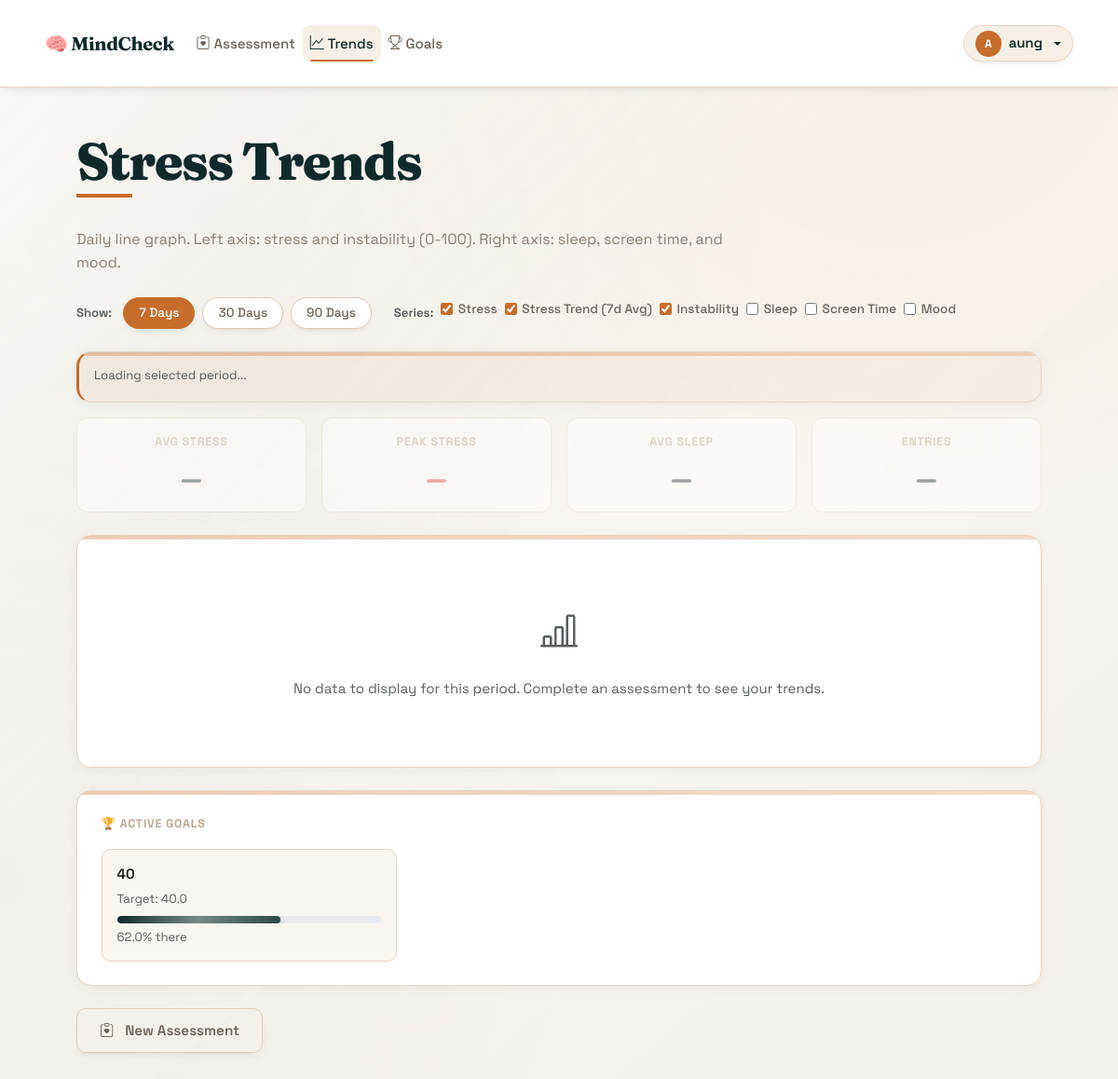
The app's page /history (signed in), older data.
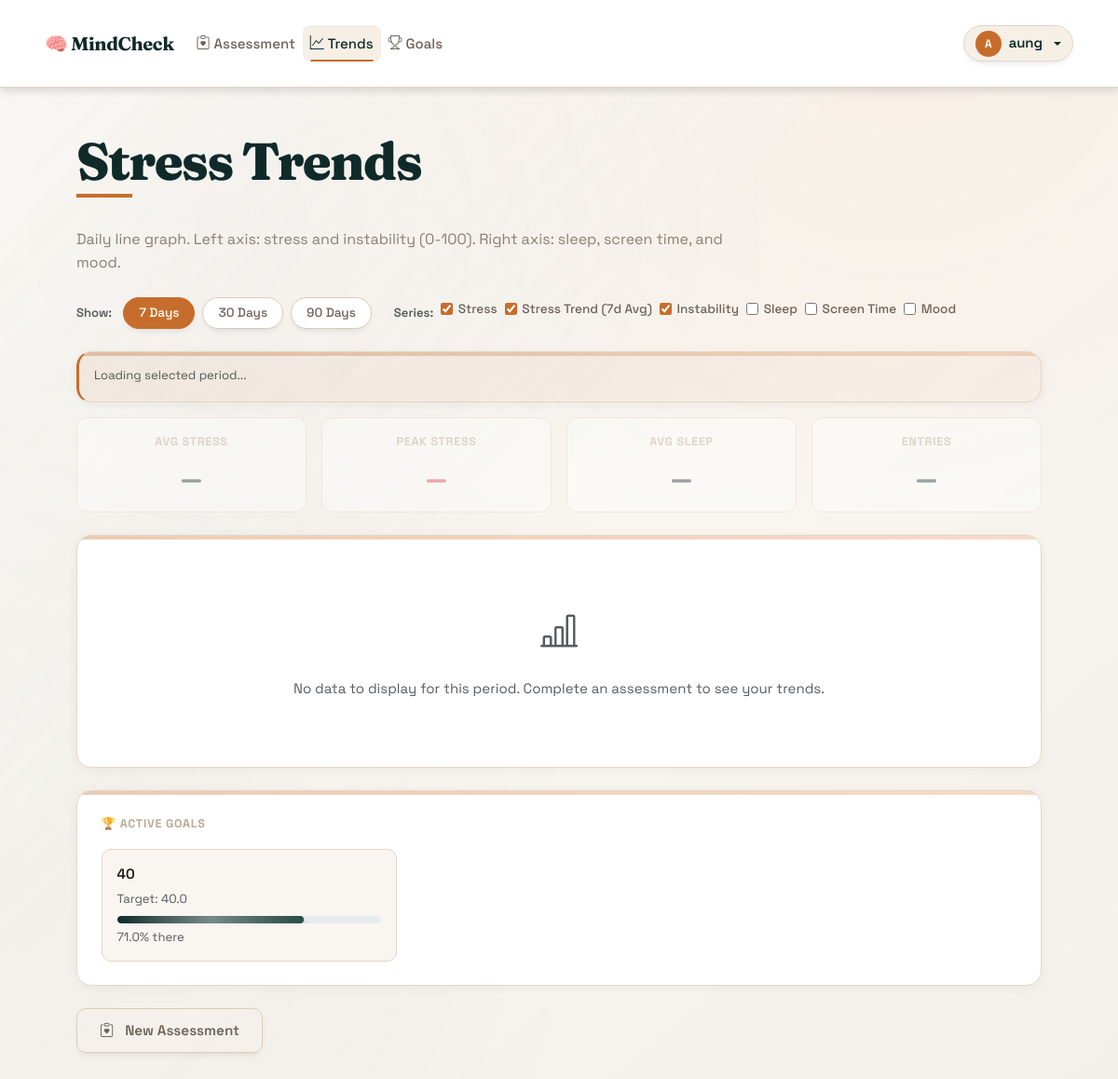
The same page, newer data.
### database.py (models this page shows, shortened)
class User(UserMixin, db.Model):
    __tablename__ = 'users'
    id = db.Column(db.Integer, primary_key=True)
    username = db.Column(db.String(80), unique=True, nullable=False, index=True)
    email = db.Column(db.String(120), unique=True, nullable=False, index=True)
    password_hash = db.Column(db.String(255), nullable=False)
    created_at = db.Column(db.DateTime, default=datetime.utcnow)
    goals = db.relationship('Goal', backref='user', lazy=True, cascade='all, delete-orphan')
    assessments = db.relationship('AssessmentEntry', backref='user', lazy=True, cascade='all, delete-orphan')

class Goal(db.Model):
    __tablename__ = 'goals'
    id = db.Column(db.Integer, primary_key=True)
    user_id = db.Column(db.Integer, db.ForeignKey('users.id'), nullable=False)
    goal_type = db.Column(db.String(50), nullable=False)  # 'avg_stress', 'peak_stress', 'streak_days'
    description = db.Column(db.String(255))
    target_value = db.Column(db.Float, nullable=False)
    current_value = db.Column(db.Float, default=0.0)
    deadline = db.Column(db.Date, nullable=True)
    created_at = db.Column(db.DateTime, default=datetime.utcnow)
    completed_at = db.Column(db.DateTime, nullable=True)
    status = db.Column(db.String(20), default='active')
    def calculate_progress(self):
        if self.goal_type in ['avg_stress', 'peak_stress']:
            if self.current_value <= self.target_value:
                return 100.0
            max_stress = 100.0  # Assuming stress is 0-100
            progress = max(0, (max_stress - self.current_value) / (max_stress - self.target_value) * 100)
            return min(100.0, progress)
        elif self.goal_type == 'streak_days':
            progress = (self.current_value / self.target_value) * 100
            return min(100.0, progress)
        return 0.0

### app.py (the view)
@app.route('/history')
@login_required
def history():
    history_data = _load_history_entries_for_user(current_user.id)
    active_goals = Goal.query.filter_by(user_id=current_user.id, status='active').all()
    has_unsaved_result = ('wizard_result' in session and 'wizard_saved_entry_id' not in session)
    return render_template('history.html',
                           history_data=history_data,
                           user=current_user,
                           goals=active_goals,
                           has_unsaved_result=has_unsaved_result)

### app.py (called while the page is built, shortened)
@login_manager.user_loader
def load_user(user_id):
    return User.query.get(int(user_id))

def _load_history_entries_for_user(user_id):
    db_entries = AssessmentEntry.query.filter_by(user_id=user_id).order_by(AssessmentEntry.created_at.asc()).all()
    db_history = [entry.to_history_dict() for entry in db_entries]
    json_history = StressHistory(user_id=user_id).load_history()
    if not db_history:
        return json_history
    if not json_history:
        return db_history

### stress_history.py (called while the page is built)
    def load_history(self):
        if not os.path.exists(self.history_file):
            return []
        try:
            with open(self.history_file, 'r') as f:
                return json.load(f)
        except (json.JSONDecodeError, IOError):
            return []

### templates/history.html (shortened to what this page needs)
{% extends "base.html" %}
{% block content %}
<div class="container py-5">
    <div class="page-header stack mb-4">
        <h1>Stress Trends</h1>
        <p class="page-subtitle">Daily line graph. Left axis: stress and instability (0-100). Right axis: sleep, screen time, and mood.</p>
    </div>
    <div class="d-flex flex-wrap gap-2 mb-4 align-items-center">
        <span class="text-muted small fw-600 me-1">Show:</span>
        <button class="btn btn-filter active" data-days="7" id="f7">7 Days</button>
        <button class="btn btn-filter" data-days="30" id="f30">30 Days</button>
        <button class="btn btn-filter" data-days="90" id="f90">90 Days</button>
        <span class="ms-3 text-muted small fw-600">Series:</span>
        <label class="series-toggle"><input type="checkbox" checked data-series="0"> Stress</label>
        <label class="series-toggle"><input type="checkbox" checked data-series="1"> Stress Trend (7d Avg)</label>
        <label class="series-toggle"><input type="checkbox" checked data-series="2"> Instability</label>
        <label class="series-toggle"><input type="checkbox" data-series="3"> Sleep</label>
        <label class="series-toggle"><input type="checkbox" data-series="4"> Screen Time</label>
        <label class="series-toggle"><input type="checkbox" data-series="5"> Mood</label>
    </div>
    <div class="result-card chart-info-card mb-3">
        <div class="small text-muted mb-1" id="rangeInfo">Loading selected period...</div>
    </div>
    <div class="row g-3 mb-4" id="statsRow">
        <div class="col-6 col-md-3">
            <div class="stat-mini-card text-center">
                <div class="label">Avg Stress</div>
                <div class="mini-score" id="avgStress">–</div>
            </div>
        </div>
        <div class="col-6 col-md-3">
            <div class="stat-mini-card text-center">
                <div class="label">Peak Stress</div>
                <div class="mini-score text-danger" id="peakStress">–</div>
            </div>
        </div>
        <div class="col-6 col-md-3">
            <div class="stat-mini-card text-center">
                <div class="label">Avg Sleep</div>
                <div class="mini-score" id="avgSleep">–</div>
            </div>
        </div>
        <div class="col-6 col-md-3">
            <div class="stat-mini-card text-center">
                <div class="label">Entries</div>
                <div class="mini-score" id="entryCount">–</div>
            </div>
        </div>
    </div>
    <div class="result-card chart-card mb-4">
        <div id="noDataMsg" class="text-center py-5 text-muted" style="display:none;">
            <i class="bi bi-bar-chart-line fs-1 mb-3 d-block"></i>
            No data to display for this period. Complete an assessment to see your trends.
        </div>
    </div>
    {% if goals %}
    <div class="result-card mb-4">
        <div class="label mb-3">🏆 Active Goals</div>
        <div class="row g-3">
            {% for goal in goals %}
            <div class="col-md-4">
                <div class="goal-mini-card">
                    <div class="fw-600 mb-1">{{ goal.description or goal.goal_type }}</div>
                    <div class="small text-muted">Target: {{ goal.target_value }}</div>
                    <div class="progress mt-2" style="height:8px; border-radius:99px;">
                        <div class="progress-bar bg-accent" style="width: {{ goal.calculate_progress()|round(0) }}%;">
                        </div>
                    </div>
                    <div class="small text-muted mt-1">{{ goal.calculate_progress()|round(0) }}% there</div>
                </div>
            </div>
            {% endfor %}
        </div>
    </div>
    {% endif %}
    <a href="{{ url_for('assess_step1') }}" class="btn btn-wizard-ghost">
        <i class="bi bi-clipboard-heart me-1"></i> New Assessment
    </a>
</div>
{% endblock %}

### templates/base.html (shortened to what this page needs)
<!DOCTYPE html>
<html lang="en">
<head>
    <link href="https://cdn.jsdelivr.net/npm/bootstrap@5.3.3/dist/css/bootstrap.min.css" rel="stylesheet">
    <link href="https://cdn.jsdelivr.net/npm/bootstrap-icons@1.11.3/font/bootstrap-icons.css" rel="stylesheet">
    <link rel="stylesheet" href="{{ url_for('static', filename='style.css') }}">
</head>
<body>
    <nav class="navbar navbar-expand-md navbar-light sticky-top app-nav">
        <div class="container-fluid nav-inner">
            <a class="navbar-brand brand" href="{{ url_for('home') }}">
                🧠 MindCheck
            </a>
            <div class="collapse navbar-collapse" id="mainNav">
                <ul class="navbar-nav me-auto mb-2 mb-md-0">
                    {% if current_user.is_authenticated %}
                    <li class="nav-item">
                        <a class="nav-link {% if request.endpoint and request.endpoint.startswith('assess') %}active{% endif %}"
                           href="{{ url_for('assess_step1') }}">
                            <i class="bi bi-clipboard-heart me-1"></i>Assessment
                        </a>
                    </li>
                    <li class="nav-item">
                        <a class="nav-link {% if request.endpoint == 'history' %}active{% endif %}"
                           href="{{ url_for('history') }}">
                            <i class="bi bi-graph-up me-1"></i>Trends
                        </a>
                    </li>
                    <li class="nav-item">
                        <a class="nav-link {% if request.endpoint == 'goals' %}active{% endif %}"
                           href="{{ url_for('goals') }}">
                            <i class="bi bi-trophy me-1"></i>Goals
                        </a>
                    </li>
                    {% endif %}
                </ul>
                {% if current_user.is_authenticated %}
                <div class="dropdown">
                    <button class="btn btn-sm profile-btn dropdown-toggle d-flex align-items-center gap-2"
                            type="button" data-bs-toggle="dropdown" aria-expanded="false"
                            id="profileDropdown">
                        <span class="avatar-circle">{{ current_user.username[0].upper() }}</span>
                        <span class="d-none d-md-inline fw-600">{{ current_user.username }}</span>
                    </button>
                </div>
                {% else %}
                <a href="{{ url_for('login') }}" class="btn btn-sm btn-outline-dark">Sign in</a>
                {% endif %}
            </div>
        </div>
    </nav>
    <div class="toast-container position-fixed bottom-0 end-0 p-3" style="z-index: 9999;">
    </div>
    <main class="main-content">
        {% block content %}{% endblock %}
    </main>
</body>
</html>

Row changes from the older to the newer data that the page shows:
changed Goal: current_value 62.55 → 57.4111 (drawn); calculate_progress "62.0" → "71.0"
